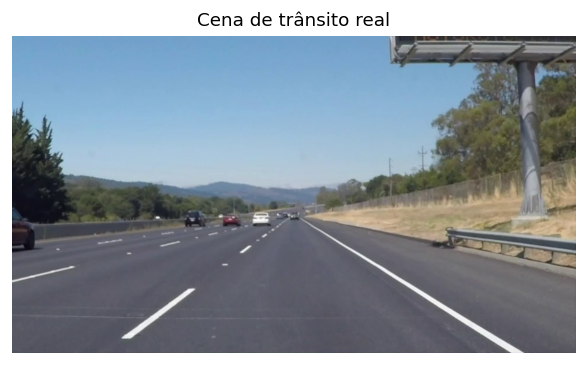
#> input picture exemplos_tp2/Filtragem_Espacial_Bordas_40_Exemplos_Independentes/saidas/01_inspecionar_imagem/painel.png, 587 x 365 px
$ python -i main.py   (imports and definitions only)
#> lines starting #> are read from the running program, lines starting #| are printed output that depends on the picture; after the words box and inside, x2 and y2 are one past the last pixel; in counts of white or black regions, pixels touching at a corner belong together
#> further down, picture is the input picture: shape (365, 587, 3); mean B, G, R 156.5, 147.2, 136.9
"""
EX3 - Item A: HoughCircles para sinais circulares e HoughLinesP para faixas (TP2).

Baseado nos exemplos independentes de
"exemplos_tp2/Aula_Formas_Keypoints_40_Independentes".
"""

from pathlib import Path
from time import perf_counter
import csv

import cv2
import numpy as np

ROOT = Path(__file__).resolve().parents[3]
EXEMPLOS = ROOT / "exemplos_tp2" / "Aula_Formas_Keypoints_40_Independentes"
DADOS = EXEMPLOS / "dados"
OUT = Path(__file__).resolve().parent / "resultados" / "main"
# [1 line not run here, left out]


# [33 lines left out: functions carregar, salvar, painel, not called in this run]


def preparar_circulos(img):
    cinza = cv2.cvtColor(img, cv2.COLOR_BGR2GRAY)
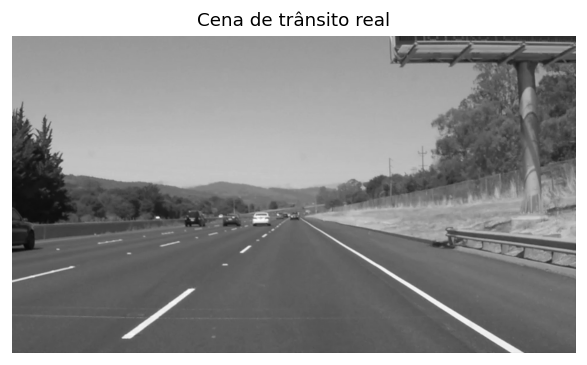
#> cinza: shape (365, 587); min 0, max 255, mean 145.2
    return cv2.GaussianBlur(cinza, (7, 7), 1.5)
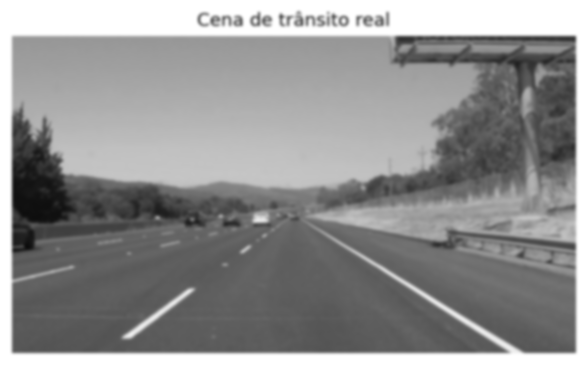
#> returned value: shape (365, 587); min 12, max 255, mean 145.1


# [7 lines left out: function confianca_heuristica, not called in this run]


def detectar_circulos(imagem, dp=1.2, minDist=35, param1=135, param2=32,
                      minRadius=12, maxRadius=80, somente_vermelhos=True):
    gray = preparar_circulos(imagem)
    t0 = perf_counter()
    raw = cv2.HoughCircles(gray, cv2.HOUGH_GRADIENT, dp=dp, minDist=minDist,
                           param1=param1, param2=param2,
                           minRadius=minRadius, maxRadius=maxRadius)
#> raw = [[441, 89.4, 37.44]]
    ms = (perf_counter() - t0) * 1000
    achados = [] if raw is None else np.rint(raw[0]).astype(int).tolist()
#> achados = [[441, 89, 37]]
    if somente_vermelhos and achados:
        hsv = cv2.cvtColor(imagem, cv2.COLOR_BGR2HSV)
#> hsv: shape (365, 587, 3); mean H, S, V 79.5, 43.6, 160.5
        mascara = cv2.inRange(hsv, (0, 65, 70), (13, 255, 255)) | cv2.inRange(
            hsv, (168, 65, 70), (179, 255, 255))
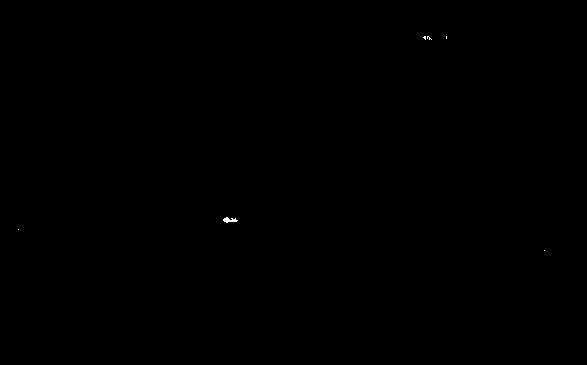
#> mascara: shape (365, 587); 0.03% white in thin lines or dots, all inside (x1, y1, x2, y2) = (18, 36, 545, 251)

        def apoio_vermelho(x, y, r):
#> called with x = 441, y = 89, r = 37
            aa = np.linspace(0, 2 * np.pi, 120, endpoint=False)
            valores = []
            for frac in (.80, .87, .94, 1.01, 1.08):
                xs = np.clip(np.rint(x + frac * r * np.cos(aa)).astype(int),
                             0, mascara.shape[1] - 1)
                ys = np.clip(np.rint(y + frac * r * np.sin(aa)).astype(int),
                             0, mascara.shape[0] - 1)
                valores.append(float(np.mean(mascara[ys, xs] > 0)))
#> after the loop, valores = [0, 0, 0, 0, 0]
            return max(valores)

        candidatos = sorted([(apoio_vermelho(x, y, r), (x, y, r))
                            for x, y, r in achados], reverse=True)
#> candidatos = [(0, (441, 89, 37))]
        retidos = []
        for score, (x, y, r) in candidatos:
            if score < .16:
                continue
            if any((x - u) ** 2 + (y - v) ** 2 <
                   max(15, int(min(r, rr) * .75)) ** 2
                   for u, v, rr in retidos):
                continue
            retidos.append((x, y, r))
#> this loop made 1 pass
#> (score, x, y, r) on pass 1: (0, 441, 89, 37)
#> after the loop, retidos = []
        achados = retidos
#> achados = []
    return gray, achados, ms


# [74 lines left out: functions desenhar_circulos, desenhar_linhas, main, not called in this run]

    # Comentario tecnico: HoughCircles/HoughLinesP em percepcao veicular.
    # HoughCircles detecta sinais circulares (placas) via acumulador de
    # circunferencias; HoughLinesP detecta faixas. A combinacao permite
    # localizar simultaneamente sinalizacao vertical e horizontal. Os
    # parametros controlam sensibilidade/robustez: dp afeta resolucao do
    # acumulador, minDist evita duplicatas, param1/param2 controlam bordas e
    # votos. A confianca e heuristica (apoio de borda), nao probabilidade
    # do OpenCV. Validacao deve usar imagens reais anotadas e multiplas
    # condicoes de iluminacao/distancia.


# [3 lines not run here, left out]

>>> import cv2
>>> picture = cv2.imread('../../../exemplos_tp2/Filtragem_Espacial_Bordas_40_Exemplos_Independentes/saidas/01_inspecionar_imagem/painel.png')
>>> result = detectar_circulos(picture)
